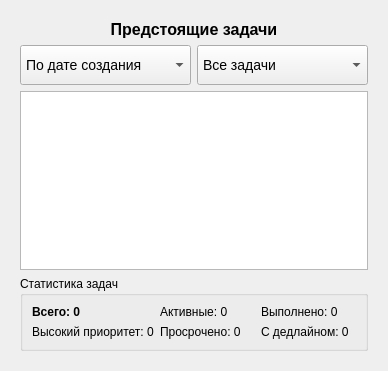
<?xml version="1.0" encoding="UTF-8"?>
<ui version="4.0">
 <class>TaskWidget</class>
 <widget class="QWidget" name="TaskWidget">
  <property name="geometry">
   <rect>
    <x>0</x>
    <y>0</y>
    <width>370</width>
    <height>371</height>
   </rect>
  </property>
  <property name="windowTitle">
   <string>Form</string>
  </property>
  <property name="styleSheet">
   <string notr="true">QToolTip {
                background-color: #1e1e1e;
                color: #e0e0e0;
                border: 1px solid #404040;
                border-radius: 6px;
                padding: 4px 6px;
                font-family: &quot;Segoe UI&quot;, Arial, sans-serif;
                font-size: 13px;
                font-weight: normal;
                box-shadow: 0 2px 8px rgba(0, 0, 0, 0.3);
            }</string>
  </property>
  <layout class="QGridLayout" name="gridLayout_2">
   <property name="leftMargin">
    <number>20</number>
   </property>
   <property name="topMargin">
    <number>20</number>
   </property>
   <property name="rightMargin">
    <number>20</number>
   </property>
   <property name="bottomMargin">
    <number>20</number>
   </property>
   <item row="0" column="1">
    <layout class="QVBoxLayout" name="verticalLayout">
     <item>
      <layout class="QHBoxLayout" name="tasks_header">
       <item>
        <widget class="QLabel" name="task_window_title">
         <property name="styleSheet">
          <string notr="true">font-family: &quot;Times New Roman&quot;;
font-size: 16px;
font-weight: bold;
text-align: center;
qproperty-alignment: 'AlignCenter';</string>
         </property>
         <property name="text">
          <string>Предстоящие задачи</string>
         </property>
         <property name="alignment">
          <set>Qt::AlignCenter</set>
         </property>
        </widget>
       </item>
      </layout>
     </item>
     <item>
      <layout class="QHBoxLayout" name="tasks_filter">
       <item>
        <widget class="QComboBox" name="sort_combo">
         <property name="minimumSize">
          <size>
           <width>0</width>
           <height>40</height>
          </size>
         </property>
         <property name="styleSheet">
          <string notr="true">QComboBox {
    font-family: &quot;Times New Roman&quot;;
    font-size: 14px;
    padding: 5px;
}

QComboBox QAbstractItemView {
    font-family: &quot;Times New Roman&quot;;
    font-size: 16px;
    font-weight: bold;
    outline: none;  /* ← Убирает обводку при фокусе */
    border: none;   /* ← Убирает границу если есть */
}

QComboBox QAbstractItemView::item {
    padding: 8px 12px;
    outline: none;  /* ← Убирает обводку у пунктов */
}

QComboBox QAbstractItemView::item:selected {
    background-color: #e0e0e0;
    color: black;
    outline: none;  /* ← Убирает обводку у выбранного пункта */
}

QComboBox QAbstractItemView::item:hover {
    background-color: #FFAA00;
    outline: none;  /* ← Убирает обводку при наведении */
}</string>
         </property>
         <item>
          <property name="text">
           <string>По дате создания</string>
          </property>
         </item>
         <item>
          <property name="text">
           <string>По сроку выполнения</string>
          </property>
         </item>
         <item>
          <property name="text">
           <string>По приоритету</string>
          </property>
         </item>
        </widget>
       </item>
       <item>
        <widget class="QComboBox" name="filter_combo">
         <property name="minimumSize">
          <size>
           <width>0</width>
           <height>40</height>
          </size>
         </property>
         <property name="styleSheet">
          <string notr="true">QComboBox {
    font-family: &quot;Times New Roman&quot;;
    font-size: 14px;
    padding: 5px;
}

QComboBox QAbstractItemView {
    font-family: &quot;Times New Roman&quot;;
    font-size: 16px;
    font-weight: bold;
    outline: none;  /* ← Убирает обводку при фокусе */
    border: none;   /* ← Убирает границу если есть */
}

QComboBox QAbstractItemView::item {
    padding: 8px 12px;
    outline: none;  /* ← Убирает обводку у пунктов */
}

QComboBox QAbstractItemView::item:selected {
    background-color: #e0e0e0;
    color: black;
    outline: none;  /* ← Убирает обводку у выбранного пункта */
}

QComboBox QAbstractItemView::item:hover {
    background-color: #FFAA00;
    outline: none;  /* ← Убирает обводку при наведении */
}</string>
         </property>
         <property name="editable">
          <bool>false</bool>
         </property>
         <item>
          <property name="text">
           <string>Все задачи</string>
          </property>
         </item>
         <item>
          <property name="text">
           <string>Только активные</string>
          </property>
         </item>
         <item>
          <property name="text">
           <string>Только выполненные</string>
          </property>
         </item>
        </widget>
       </item>
      </layout>
     </item>
     <item>
      <widget class="QListWidget" name="tasks_list"/>
     </item>
     <item>
      <widget class="QGroupBox" name="groupBoxStats">
       <property name="title">
        <string>Статистика задач</string>
       </property>
       <layout class="QGridLayout" name="gridLayoutStats">
        <item row="0" column="0">
         <widget class="QLabel" name="total_label">
          <property name="styleSheet">
           <string notr="true">font-weight: bold;</string>
          </property>
          <property name="text">
           <string>Всего: 0</string>
          </property>
         </widget>
        </item>
        <item row="0" column="1">
         <widget class="QLabel" name="active_label">
          <property name="text">
           <string>Активные: 0</string>
          </property>
         </widget>
        </item>
        <item row="0" column="2">
         <widget class="QLabel" name="completed_label">
          <property name="text">
           <string>Выполнено: 0</string>
          </property>
         </widget>
        </item>
        <item row="1" column="0">
         <widget class="QLabel" name="high_priority_label">
          <property name="text">
           <string>Высокий приоритет: 0</string>
          </property>
         </widget>
        </item>
        <item row="1" column="1">
         <widget class="QLabel" name="overdue_label">
          <property name="text">
           <string>Просрочено: 0</string>
          </property>
         </widget>
        </item>
        <item row="1" column="2">
         <widget class="QLabel" name="with_deadline_label">
          <property name="styleSheet">
           <string notr="true"/>
          </property>
          <property name="text">
           <string>С дедлайном: 0</string>
          </property>
         </widget>
        </item>
       </layout>
      </widget>
     </item>
    </layout>
   </item>
  </layout>
 </widget>
 <resources/>
 <connections/>
</ui>
